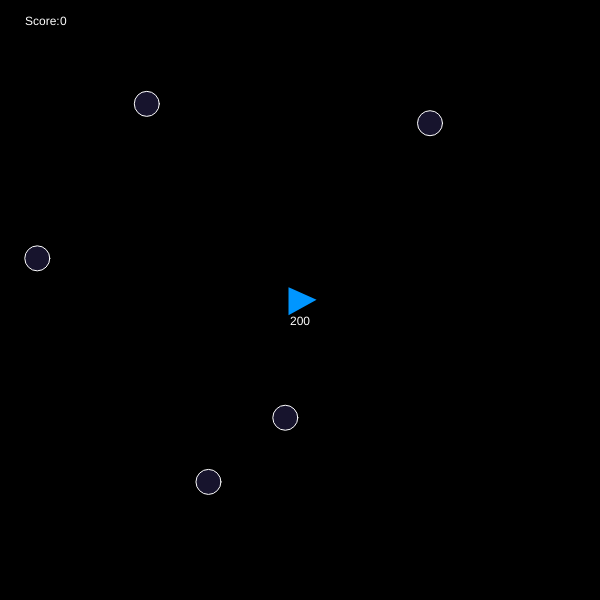
Frame 1 (no input)
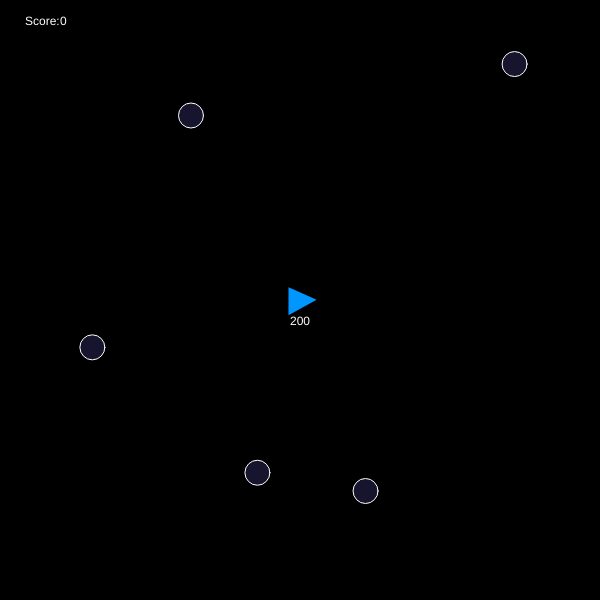
Frame 60 (no input)
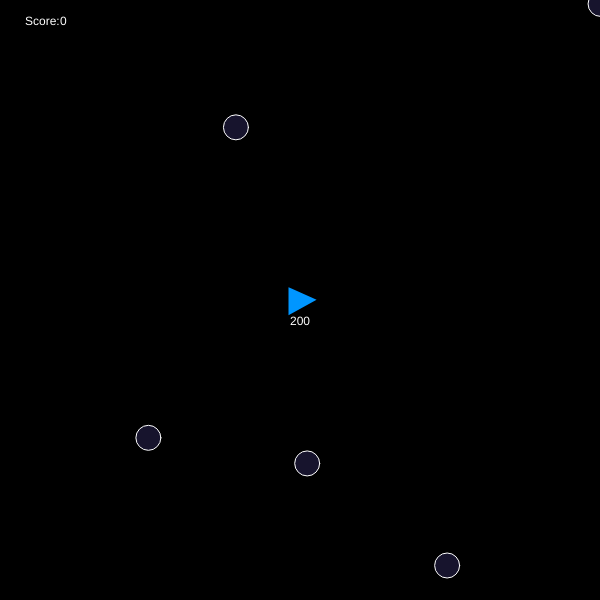
Frame 120 (the mouse pressed at the canvas centre since frame 60)

The p5.js sketch that drew these frames (run headless with seeded random() and noise() and a simulated clock; from frame 60 on, the mouse is pressed at the canvas centre):

// p5.js sketch
// ── sketch.js
function setup() {
    createCanvas(600, 600);
    p = createVector(width / 2, height / 2)
    pVel = createVector(0, 0);
    force = createVector(0, 0);
    size = 10;
    heading = 0;
    boostColor = color(0, 255, 0);
    playerColor = color('rgb(000 ,150, 255)');
    Score = 0;
    Health = 200;
    bb = [];
    bbVel = [];
    bbSize = 25;

    for (var i = 0; i < 5; i++) {
        bb.push(createVector(random(0, width), random(0, height)));
        bbVel.push(p5.Vector.random2D().mult(random(0.25, 2.25)));
    }
}

function draw() {
    background(0);

    updatePlayer();
    updateBubbles();
    updateLasers();

}

// ── balls.js
//bubble variables
var bb;
var bbVel;
var bbSize;

function updateBubbles() {
    touch = false;
    for (var i = 0; i < bb.length; i++) {
        push();

        //bubble collisions 
        if (dist(bb[i].x, bb[i].y, p.x, p.y) < bbSize / 2) {
            touch = true;
            console.log(touch);
        }
        //update bb locations
        bb[i].add(bbVel[i]);

        //contain bb
        //contain player
        if (bb[i].x > width + bbSize / 2) {
            bb[i].x = 0
        }
        if (bb[i].x < -bbSize / 2) {
            bb[i].x = 400
        }
        if (bb[i].y > height + bbSize / 2) {
            bb[i].y = 0
        }
        if (bb[i].y < -bbSize / 2) {
            bb[i].y = 400
        }

        fill(132, 112, 255, 45)
        stroke(255);
        ellipse(bb[i].x, bb[i].y, bbSize);
        pop();
    }
    if (touch == true) {
        playerColor = color(255, 0, 0);
        Health--;
    } else {
        playerColor = color('rgb(000 ,150, 255)');
    }

}
// ── laser.js
lasers = [];
laserVel = [];


function updateLasers() {
    for (var i = 0; i < lasers.length; i++) {

        //check bubble collisions
        for (var z = 0; z < bb.length; z++) {
            if (dist(lasers[i].x, lasers[i].y, bb[z].x, bb[z].y) < bbSize / 2) {
                bb[z] = createVector(random(0, width), random(0, height));
                bbVel[z] = p5.Vector.random2D().mult(random(0.25, 2.25));
                Score++;
            }
        }
        lasers[i].add(laserVel[i]);

        push();
        stroke(132, 112, 255);
        //point(lasers[i].x,lasers[i].y);

        line(lasers[i].x, lasers[i].y, lasers[i].x + laserVel[i].x * 4, lasers[i].y + laserVel[i].y * 4)

        pop();
    }
}

function keyPressed() {
    //console.log (keyCode); 
    if (keyCode == 32) {
        lasers.push(createVector(p.x, p.y));
        laserVel.push(p5.Vector.fromAngle(radians(heading)).mult(7));


    }
}
// ── player.js
var p;
var size;
var heading;
var pVel;
var force;
var boostColor;
var strokeColor;
var touch;
var playerColor;
var Score;
var Health;

function updatePlayer() {
    boostColor = color(0)
    strokeColor = color(0);
    //move and rotate player 

    if (keyIsDown(LEFT_ARROW)) {
        heading -= 6;
    }
    if (keyIsDown(RIGHT_ARROW)) {
        heading += 6;
    }
    if (keyIsDown(UP_ARROW)) {
        force = p5.Vector.fromAngle(radians(heading));
        pVel.add(force.mult(0.2));
        boostColor = color(255, 204, 000);
        strokeColor = color(255, 0, 0);
    }

    //contain player
    if (p.x > 400) {
        p.x = 0
    }
    if (p.x < 0) {
        p.x = 400
    }
    if (p.y > 400) {
        p.y = 0
    }
    if (p.y < 0) {
        p.y = 400
    }



    //update player location
    pVel.mult(0.978);
    p.add(pVel);
    //draw the player
    push();
    translate(p.x, p.y);
    rotate(radians(heading));

    //fire things
    fill(boostColor)
    strokeWeight(4);
    stroke(strokeColor);
    triangle(-size + 2, size * .7, -size * 3.5, size / 7, size * -.7, -size * .7);


    fill('rgb(000 ,150, 255)');
    strokeWeight(5);
    stroke(playerColor);
    triangle(-size + 1, -size + 1, size + 1, 0, -size + 1, size + 1);
    pop();
    fill(255);
    text(Health, p.x - 10, p.y + 25)

    fill(255);
    text(Score, 60, 25);
    text("Score: ", 25, 25);

}
